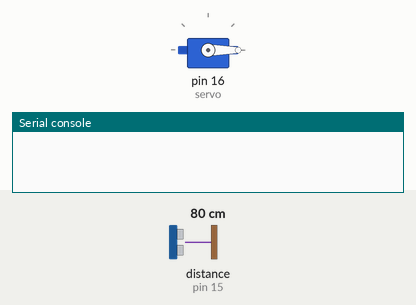
The program below on a simulated MicroPython board. Parts: servo, the last lines printed to the serial console. Inputs (shaded band) come from the test bench; at power-on: distance to the obstacle (sensor on pin 15) 80 cm. The echo pulse lasts 58.3 µs per cm; servo angles are drawn from the pulse width (0.5 ms = 0°, 2.5 ms = 180°).

Above: at 0.05 s.
At 1.0 s:
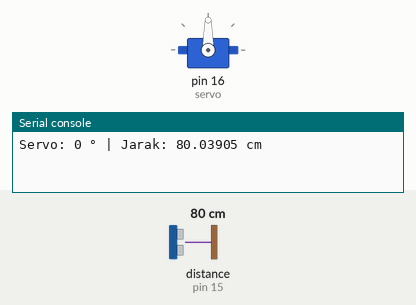
At 2.5 s:
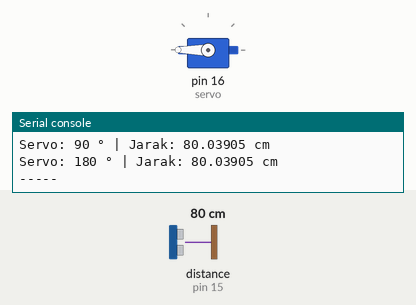
Timing chart, 0 to 5.8 s (numbered marks = the images above):
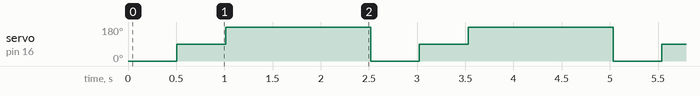

Measured:
- by itself, servo on pin 16 (servo): repeats every 2.5 s: 180° 1.5 s, 0° 0.51 s, 90° 0.51 s

The program:

test.py
```python
from machine import Pin, PWM
import time

# ===== PIN SETUP =====
TRIG_PIN = 14
ECHO_PIN = 15
SERVO_PIN = 16

trig = Pin(TRIG_PIN, Pin.OUT)
echo = Pin(ECHO_PIN, Pin.IN)

servo = PWM(Pin(SERVO_PIN))
servo.freq(50)  # Servo standar 50Hz

# ===== FUNGSI SERVO =====
def set_servo_angle(angle):
    # Konversi sudut ke duty (0-180)
    min_duty = 1638   # ~0.5 ms
    max_duty = 8192   # ~2.5 ms
    duty = int(min_duty + (angle / 180) * (max_duty - min_duty))
    servo.duty_u16(duty)

# ===== FUNGSI ULTRASONIK =====
def get_distance():
    trig.low()
    time.sleep_us(2)
    trig.high()
    time.sleep_us(10)
    trig.low()

    while echo.value() == 0:
        pulse_start = time.ticks_us()

    while echo.value() == 1:
        pulse_end = time.ticks_us()

    pulse_duration = time.ticks_diff(pulse_end, pulse_start)
    distance = (pulse_duration * 0.0343) / 2
    return distance

# ===== LOOP UTAMA =====
while True:
    for angle in [0, 90, 180]:
        set_servo_angle(angle)
        time.sleep(0.5)

        distance = get_distance()
        print("Servo:", angle, "° | Jarak:", distance, "cm")

    print("-----")
    time.sleep(1)
```
